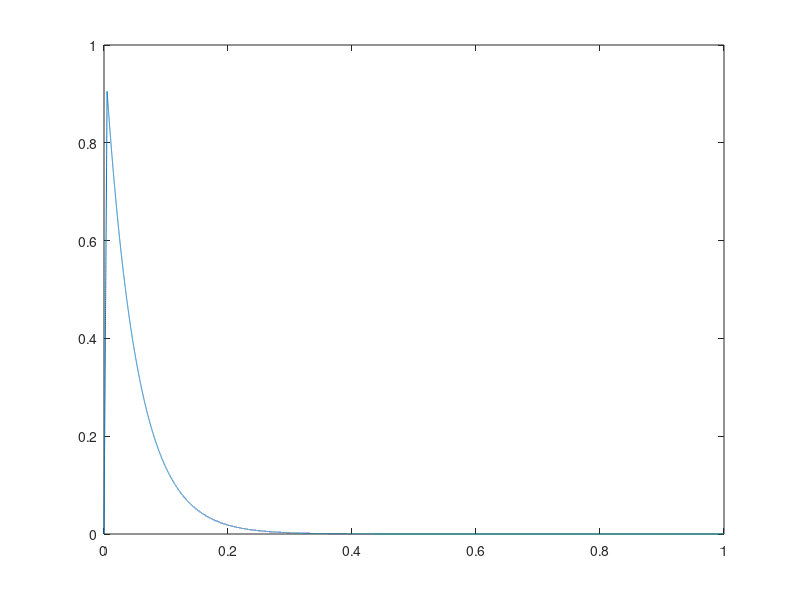

Here is the MATLAB script that generated this plot: (Note: this script raises an error after producing the figure.)
f = [440,466.164,493.883,523.251];
fs = 44100;
rampTime = 1/200;
t = linspace(0,1,fs);
tau  = 0.05;
bell = exp(-t/tau);
ramp = linspace(0,bell(round(rampTime*fs)),round(rampTime*fs));
bell(1:length(ramp)) = ramp;

plot(t,bell)
speakerTones = zeros(4,44100);
for i = 1:length(f)
    speakerTones(i,:) = sin(2*pi*f(i)*t).*bell;
end
blank = zeros(1,fs);

audio1 = [speakerTones(1,:),blank,blank,blank];
audio2 = [blank,speakerTones(2,:),blank,blank];
audio3 = [blank,blank,speakerTones(3,:),blank];
audio4 = [blank,blank,blank,speakerTones(4,:)];

wavwrite(audio1,fs,'speaker1.wav')
wavwrite(audio2,fs,'speaker2.wav')
wavwrite(audio3,fs,'speaker3.wav')
wavwrite(audio4,fs,'speaker4.wav')
soundsc(audio4,fs)
